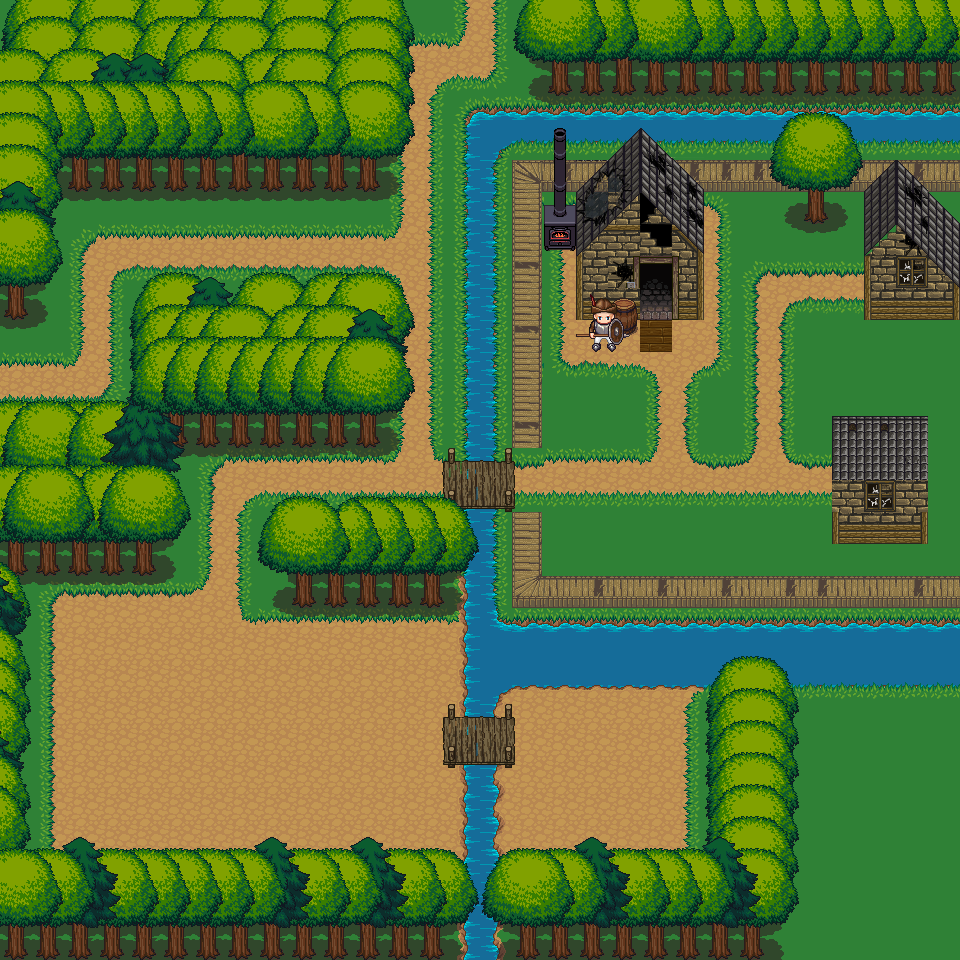

Tiled map render using the project's own tile images. Description and the map definition, with tile-layer contents summarised, below:
An orthogonal 30x30 tile map with 32x32 px tiles, 51 tile layers (bg1, Tile Layer 6, w, b, ...), 4 tilesets.

<map version="1.0" tiledversion="1.0.3" orientation="orthogonal" renderorder="right-down" width="30" height="30" tilewidth="32" tileheight="32" nextobjectid="5">
 <tileset firstgid="1" source="../tile/tileset-1.tsx" />
 <tileset firstgid="1025" source="../tile/tileset-2.tsx" />
 <tileset firstgid="1925" source="../tile/tileset-3.tsx" />
 <tileset firstgid="2181" source="../tile/NPC/npc-quest-jungle-1.tsx" />
 <layer name="bg1" width="30" height="30">
  <data>[900 cells, 872 non-empty, 6 distinct tile ids]</data>
 </layer>
 <layer name="Tile Layer 6" width="30" height="30">
  <data>[900 cells, 201 non-empty, 23 distinct tile ids]</data>
 </layer>
 <layer name="w" width="30" height="30">
  <data>[900 cells, 124 non-empty, 12 distinct tile ids]</data>
 </layer>
 <layer name="b" width="30" height="30">
  <data>[900 cells, 16 non-empty, 8 distinct tile ids]</data>
 </layer>
 <layer name="f8" width="30" height="30">
  <data>[900 cells, 6 non-empty, 6 distinct tile ids]</data>
 </layer>
 <layer name="f7" width="30" height="30">
  <data>[900 cells, 6 non-empty, 6 distinct tile ids]</data>
 </layer>
 <layer name="f6" width="30" height="30">
  <data>[900 cells, 47 non-empty, 6 distinct tile ids]</data>
 </layer>
 <layer name="f5" width="30" height="30">
  <data>[900 cells, 45 non-empty, 6 distinct tile ids]</data>
 </layer>
 <layer name="f4" width="30" height="30">
  <data>[900 cells, 14 non-empty, 6 distinct tile ids]</data>
 </layer>
 <layer name="f3" width="30" height="30">
  <data>[900 cells, 40 non-empty, 8 distinct tile ids]</data>
 </layer>
 <layer name="f2" width="30" height="30">
  <data>[900 cells, 188 non-empty, 9 distinct tile ids]</data>
 </layer>
 <layer name="f" width="30" height="30">
  <data>[900 cells, 162 non-empty, 12 distinct tile ids]</data>
 </layer>
 <layer name="Tile Layer 48" width="30" height="30">
  <data>[900 cells, 6 non-empty, 6 distinct tile ids]</data>
 </layer>
 <layer name="Tile Layer 47" width="30" height="30">
  <data>[900 cells, 6 non-empty, 6 distinct tile ids]</data>
 </layer>
 <layer name="Tile Layer 46" width="30" height="30">
  <data>[900 cells, 6 non-empty, 6 distinct tile ids]</data>
 </layer>
 <layer name="Tile Layer 45" width="30" height="30">
  <data>[900 cells, 6 non-empty, 6 distinct tile ids]</data>
 </layer>
 <layer name="Tile Layer 44" width="30" height="30">
  <data>[900 cells, 9 non-empty, 7 distinct tile ids]</data>
 </layer>
 <layer name="Tile Layer 43" width="30" height="30">
  <data>[900 cells, 19 non-empty, 13 distinct tile ids]</data>
 </layer>
 <layer name="Tile Layer 42" width="30" height="30">
  <data>[900 cells, 24 non-empty, 9 distinct tile ids]</data>
 </layer>
 <layer name="Tile Layer 37" width="30" height="30">
  <data>[900 cells, 34 non-empty, 9 distinct tile ids]</data>
 </layer>
 <layer name="Tile Layer 38" width="30" height="30">
  <data>[900 cells, 33 non-empty, 9 distinct tile ids]</data>
 </layer>
 <layer name="Tile Layer 36" width="30" height="30">
  <data>[900 cells, 37 non-empty, 13 distinct tile ids]</data>
 </layer>
 <layer name="Tile Layer 35" width="30" height="30">
  <data>[900 cells, 36 non-empty, 9 distinct tile ids]</data>
 </layer>
 <layer name="Tile Layer 34" width="30" height="30">
  <data>[900 cells, 36 non-empty, 18 distinct tile ids]</data>
 </layer>
 <layer name="Tile Layer 11" width="30" height="30">
  <data>[900 cells, 39 non-empty, 18 distinct tile ids]</data>
 </layer>
 <layer name="Tile Layer 12" width="30" height="30">
  <data>[900 cells, 36 non-empty, 9 distinct tile ids]</data>
 </layer>
 <layer name="Tile Layer 13" width="30" height="30">
  <data>[900 cells, 42 non-empty, 9 distinct tile ids]</data>
 </layer>
 <layer name="Tile Layer 14" width="30" height="30">
  <data>[900 cells, 43 non-empty, 21 distinct tile ids]</data>
 </layer>
 <layer name="Tile Layer 15" width="30" height="30">
  <data>[900 cells, 72 non-empty, 30 distinct tile ids]</data>
 </layer>
 <layer name="Tile Layer 16" width="30" height="30">
  <data>[900 cells, 49 non-empty, 21 distinct tile ids]</data>
 </layer>
 <layer name="Tile Layer 17" width="30" height="30">
  <data>[900 cells, 33 non-empty, 9 distinct tile ids]</data>
 </layer>
 <layer name="Tile Layer 18" width="30" height="30">
  <data>[900 cells, 27 non-empty, 9 distinct tile ids]</data>
 </layer>
 <layer name="Tile Layer 19" width="30" height="30">
  <data>[900 cells, 27 non-empty, 9 distinct tile ids]</data>
 </layer>
 <layer name="Tile Layer 20" width="30" height="30">
  <data>[900 cells, 27 non-empty, 18 distinct tile ids]</data>
 </layer>
 <layer name="Tile Layer 21" width="30" height="30">
  <data>[900 cells, 27 non-empty, 9 distinct tile ids]</data>
 </layer>
 <layer name="Tile Layer 22" width="30" height="30">
  <data>[900 cells, 27 non-empty, 9 distinct tile ids]</data>
 </layer>
 <layer name="Tile Layer 23" width="30" height="30">
  <data>[900 cells, 27 non-empty, 18 distinct tile ids]</data>
 </layer>
 <layer name="Tile Layer 24" width="30" height="30">
  <data>[900 cells, 27 non-empty, 9 distinct tile ids]</data>
 </layer>
 <layer name="Tile Layer 25" width="30" height="30">
  <data>[900 cells, 39 non-empty, 21 distinct tile ids]</data>
 </layer>
 <layer name="Tile Layer 26" width="30" height="30">
  <data>[900 cells, 27 non-empty, 9 distinct tile ids]</data>
 </layer>
 <layer name="Tile Layer 27" width="30" height="30">
  <data>[900 cells, 24 non-empty, 9 distinct tile ids]</data>
 </layer>
 <layer name="Tile Layer 28" width="30" height="30">
  <data>[900 cells, 24 non-empty, 9 distinct tile ids]</data>
 </layer>
 <layer name="Tile Layer 29" width="30" height="30">
  <data>[900 cells, 24 non-empty, 18 distinct tile ids]</data>
 </layer>
 <layer name="Tile Layer 30" width="30" height="30">
  <data>[900 cells, 26 non-empty, 17 distinct tile ids]</data>
 </layer>
 <layer name="Tile Layer 31" width="30" height="30">
  <data>[900 cells, 21 non-empty, 9 distinct tile ids]</data>
 </layer>
 <layer name="Tile Layer 7" width="30" height="30">
  <data>[900 cells, 38 non-empty, 7 distinct tile ids]</data>
 </layer>
 <layer name="Tile Layer 5" width="30" height="30">
  <data>[900 cells, 5 non-empty, 3 distinct tile ids]</data>
 </layer>
 <layer name="home" width="30" height="30">
  <data>[900 cells, 24 non-empty, 14 distinct tile ids]</data>
 </layer>
 <layer name="Tile Layer 4" width="30" height="30">
  <data>[900 cells, 33 non-empty, 30 distinct tile ids]</data>
 </layer>
 <layer name="home 3" width="30" height="30">
  <data>[900 cells, 36 non-empty, 32 distinct tile ids]</data>
 </layer>
 <layer name="NPCQuest" width="30" height="30">
  <data>[900 cells, 1 non-empty, 1 distinct tile ids]</data>
 </layer>
</map>
